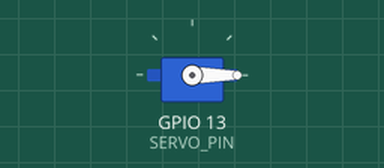
Bench run of a sketch on a simulated ESP32. Shown: servo.

Above: at 0.05 s.
At 2.0 s:
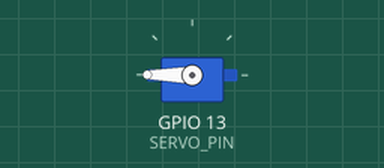
At 3.95 s:
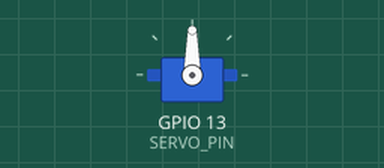
Timing chart, 0 to 6.5 s (numbered marks = the images above):
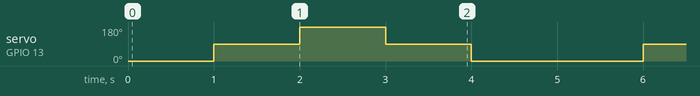

The sketch:

Servo_Motor_Test.ino
```cpp
#include <ESP32Servo.h>   // Servo library for ESP32

// Servo signal pin
#define SERVO_PIN 13

// Create servo object
Servo myServo;

void setup() {
  // Attach the servo to GPIO 13
  myServo.attach(SERVO_PIN);
}

void loop() {
  // Move servo to 0 degrees
  myServo.write(0);
  delay(1000);

  // Move servo to 90 degrees
  myServo.write(90);
  delay(1000);

  // Move servo to 180 degrees
  myServo.write(180);
  delay(1000);

  // Move servo back to 90 degrees
  myServo.write(90);
  delay(1000);

  // Move servo back to 0 degrees
  myServo.write(0);
  delay(1000);
}
```

Measured:
- by itself, servo on GPIO 13 (SERVO_PIN): repeats every 5.0 s: 180° 1.0 s, 90° 1.0 s, 0° 2.0 s, 90° 1.0 s
